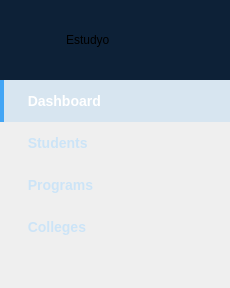
     <widget class="QFrame" name="sidebar">
      <property name="minimumSize">
       <size>
        <width>230</width>
        <height>0</height>
       </size>
      </property>
      <property name="maximumSize">
       <size>
        <width>230</width>
        <height>16777215</height>
       </size>
      </property>
      <layout class="QVBoxLayout" name="sidebarLayout">
       <property name="spacing">
        <number>0</number>
       </property>
       <property name="leftMargin">
        <number>0</number>
       </property>
       <property name="topMargin">
        <number>0</number>
       </property>
       <property name="rightMargin">
        <number>0</number>
       </property>
       <property name="bottomMargin">
        <number>0</number>
       </property>
       <item>
        <widget class="QFrame" name="logoFrame">
         <property name="minimumSize">
          <size>
           <width>0</width>
           <height>80</height>
          </size>
         </property>
         <property name="maximumSize">
          <size>
           <width>16777215</width>
           <height>80</height>
          </size>
         </property>
         <property name="styleSheet">
          <string notr="true">QFrame { background-color: #0d2137; border: none; }</string>
         </property>
         <layout class="QHBoxLayout" name="logoLayout">
          <property name="leftMargin">
           <number>16</number>
          </property>
          <property name="topMargin">
           <number>12</number>
          </property>
          <property name="rightMargin">
           <number>16</number>
          </property>
          <property name="bottomMargin">
           <number>12</number>
          </property>
          <item>
           <widget class="QLabel" name="logoLabel">
            <property name="minimumSize">
             <size>
              <width>44</width>
              <height>44</height>
             </size>
            </property>
            <property name="maximumSize">
             <size>
              <width>44</width>
              <height>44</height>
             </size>
            </property>
            <property name="text">
             <string/>
            </property>
            <property name="alignment">
             <set>Qt::AlignmentFlag::AlignCenter</set>
            </property>
           </widget>
          </item>
          <item>
           <widget class="QLabel" name="appNameLabel">
            <property name="text">
             <string>Estudyo</string>
            </property>
           </widget>
          </item>
         </layout>
        </widget>
       </item>
       <item>
        <widget class="QPushButton" name="navButton">
         <property name="styleSheet">
          <string notr="true">
QPushButton { background-color: transparent; color: #cce4f7; border: none; border-left: 4px solid transparent; text-align: left; padding: 13px 16px; font-size: 14px; font-weight: 600; min-width: 200px; }
QPushButton:hover { background-color: rgba(255,255,255,0.10); border-left: 4px solid #64b5f6; }
QPushButton:checked { background-color: rgba(100,181,246,0.18); border-left: 4px solid #42a5f5; color: white; font-weight: 700; }
         </string>
         </property>
         <property name="text">
          <string>  Dashboard</string>
         </property>
         <property name="checkable">
          <bool>true</bool>
         </property>
         <property name="checked">
          <bool>true</bool>
         </property>
        </widget>
       </item>
       <item>
        <widget class="QPushButton" name="btnManage">
         <property name="styleSheet">
          <string notr="true">
QPushButton { background-color: transparent; color: #cce4f7; border: none; border-left: 4px solid transparent; text-align: left; padding: 13px 16px; font-size: 14px; font-weight: 600; min-width: 200px; }
QPushButton:hover { background-color: rgba(255,255,255,0.10); border-left: 4px solid #64b5f6; }
QPushButton:checked { background-color: rgba(100,181,246,0.18); border-left: 4px solid #42a5f5; color: white; font-weight: 700; }
         </string>
         </property>
         <property name="text">
          <string>  Students</string>
         </property>
         <property name="checkable">
          <bool>true</bool>
         </property>
        </widget>
       </item>
       <item>
        <widget class="QPushButton" name="btnPrograms">
         <property name="styleSheet">
          <string notr="true">
QPushButton { background-color: transparent; color: #cce4f7; border: none; border-left: 4px solid transparent; text-align: left; padding: 13px 16px; font-size: 14px; font-weight: 600; min-width: 200px; }
QPushButton:hover { background-color: rgba(255,255,255,0.10); border-left: 4px solid #64b5f6; }
QPushButton:checked { background-color: rgba(100,181,246,0.18); border-left: 4px solid #42a5f5; color: white; font-weight: 700; }
         </string>
         </property>
         <property name="text">
          <string>  Programs</string>
         </property>
         <property name="checkable">
          <bool>true</bool>
         </property>
        </widget>
       </item>
       <item>
        <widget class="QPushButton" name="btnColleges">
         <property name="styleSheet">
          <string notr="true">
QPushButton { background-color: transparent; color: #cce4f7; border: none; border-left: 4px solid transparent; text-align: left; padding: 13px 16px; font-size: 14px; font-weight: 600; min-width: 200px; }
QPushButton:hover { background-color: rgba(255,255,255,0.10); border-left: 4px solid #64b5f6; }
QPushButton:checked { background-color: rgba(100,181,246,0.18); border-left: 4px solid #42a5f5; color: white; font-weight: 700; }
         </string>
         </property>
         <property name="text">
          <string>  Colleges</string>
         </property>
         <property name="checkable">
          <bool>true</bool>
         </property>
        </widget>
       </item>
       <item>
        <spacer name="sidebarSpacer">
         <property name="orientation">
          <enum>Qt::Orientation::Vertical</enum>
         </property>
         <property name="sizeHint" stdset="0">
          <size>
           <width>20</width>
           <height>40</height>
          </size>
         </property>
        </spacer>
       </item>
      </layout>
     </widget>
